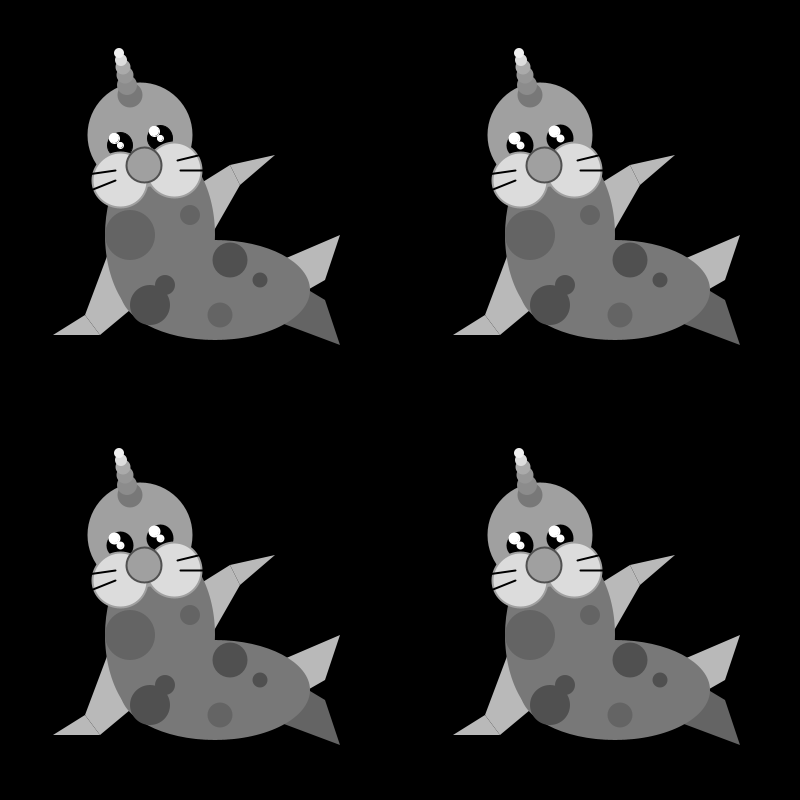
Frame 1 (no input)
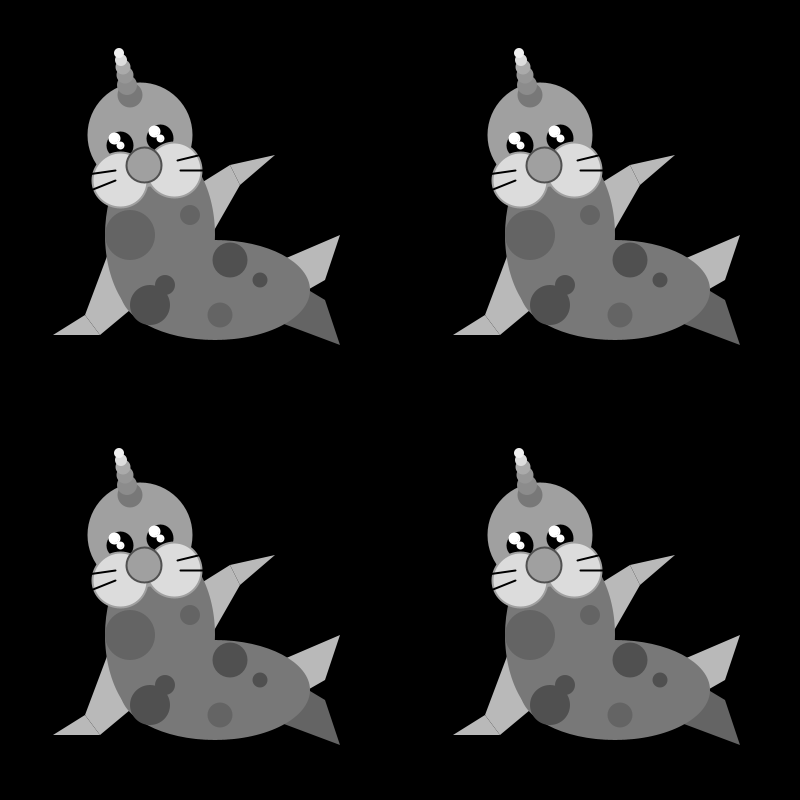
Frame 60 (the mouse pressed at the canvas centre just before this capture)
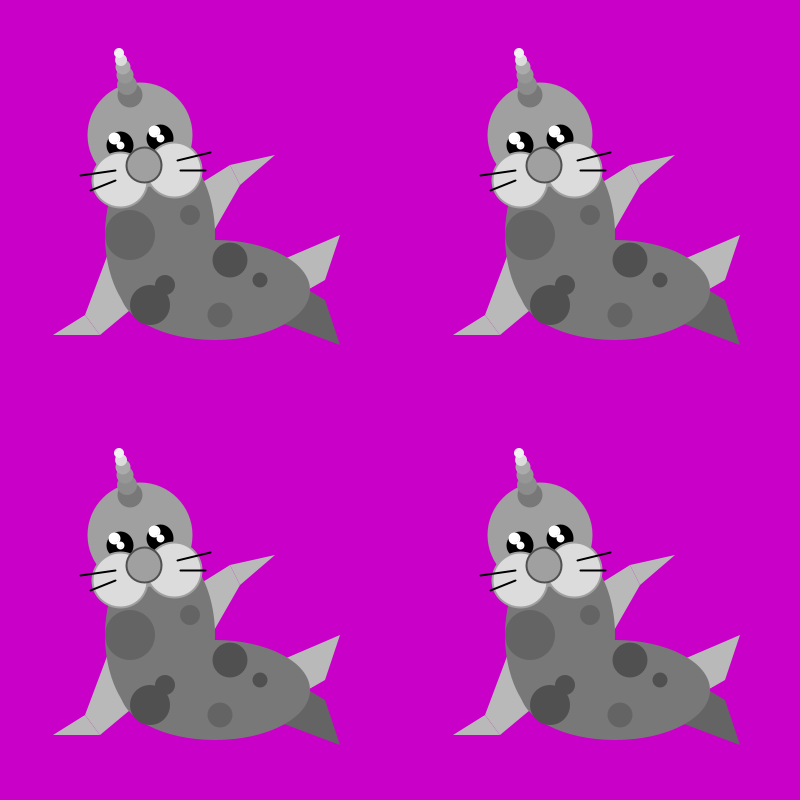
Frame 120 (the mouse held since frame 60 and released just before this capture)

The Processing sketch that drew these frames (run headless with seeded random() and noise(); from frame 60 on, the mouse is pressed at the canvas centre):

// Processing sketch: processing_88124
// ── processing_88124.pde

// Archer the Seal
// ITGM 315 Fundamentals of Programming for Artists
// Tian Chen
// Assignement 2 Part 3
// Part 2:  The creature is redrawn in 4 quadrants of the canvas.  Once the left mouse is pressed within the restricted quadrants,
// then the creature will follow the cursor around, but once the mouse is released, the creature
// will go back to the localx and localy of the quadrant.  Archer's horn will also change colors by left mouse press
// and the background will change colors according to the location of mouseX and mouseY.
// When the right mouse is clicked, Archer's spots will change to different colors.  When shift is pressed,
// Archer will blink. and when another key other than shift is pressed, Archer will open his eyes.

int localx = 400;
int localy = 435;

int jumpHeight=0;
int cageX;
int cageY;
Boolean jumpUp=true;


// New variables for colors on his body
color black = 0;
color white = 255;
color g1=80; color g2=100; color g3=120; color g4=160; 
color g5=185; color g6=120; color g7=140; color g8=150;
color g9=170; color g10=220; color g11=240;

// Variables for Archer's Spot colors
color s1=g1; color s2=g2;

// Variable for Archer's eyes that change color when shift is pressed
color eye1=black; color eye2=white;

// Variables for the Archer's Horn when mouse is not pressed
color h1=g6; color h2=g7; color h3=g8;
color h4=g9; color h5=g10; color h6=g11;

// Variables for Archer's Horn fill color when mouse is pressed
color r=color(255, 10, 0); color o=color(255, 140, 0); color y=color(255, 220, 0);
color g=color(100, 190, 0); color b=color(0, 0, 170); color p=color(150, 0, 255);


void setup() {
  size(800,800);
  rectMode(CENTER);
  ellipseMode(CENTER);
}

// Archer is being called upon
void draw() {
  background(mouseX/2, 0, mouseY/2);
    for(cageX=0; cageX<width; cageX+=400){ 
      for(cageY=0; cageY<height; cageY+=400){
        noFill();
        noStroke();    
// Everytime the left mouse is pressed, the position of the creature will
// reposition itself onto the mouse cursor if it is in the range of the cage size per 4 boxes.
  if (mousePressed==true && mouseButton==LEFT && mouseX>=cageX && mouseX<=(cageX+400) && mouseY>=cageY && mouseY<=(cageY+400)){
//Rainbow colors
      h1 = r;
      h2 = o;
      h3 = y;
      h4 = g;
      h5 = b;
      h6 = p;
      noFill();
      rect(cageX, cageY, cageX+400, cageY+400);
      draw_creature(mouseX, mouseY+jumpHeight);
      if (cageX==0 && cageY==0){
        draw_creature(mouseX, mouseY+jumpHeight);
      }
      if (cageX==400 && cageY==400){
        draw_creature(mouseX, mouseY+jumpHeight);
      }
      if (cageX==400 && cageY==0){
        draw_creature(mouseX, mouseY+jumpHeight);
      }
      if (cageX==0 && cageY==400){
        draw_creature(mouseX, mouseY+jumpHeight);
      }
      // Jumping Boolean which states if the jump height is less than or equal to -50,
      // then Archer will move up 7 units.  If his jump height is greater than or equal to 50,
      // then he will move down 7 units.
      if (jumpHeight<=-50) { jumpUp=true; }
      if (jumpHeight>=50) { jumpUp=false; }
      if (jumpUp) {
        jumpHeight+=7;
      } else {
        jumpHeight-=7;
        h1=g6;
        h2=g7;
        h3=g8;
        h4=g9;
        h5=g10;
        h6=g11;
      }
    }
// there are 4 Archers being drawn.  Each archer is drawn according to their location from cageX and cageY.
// When Right mouse button is pressed, the spots on his body will change colors randomly.
else if (mousePressed==true && mouseButton==RIGHT && mouseX>=cageX && mouseX<=(cageX+400) && mouseY>=cageY && mouseY<=(cageY+400)){
    noFill();
    noStroke();
    rect(cageX, cageY, cageX+400, cageY+400);
    if (cageX==0 && cageY==0){
      s1=color (random(190), 0, random(190));
      s2=color (random(255), 0, random(255));
      draw_creature (cageX+180, cageY+290);
    }
    if (cageX==400 && cageY==400){
      s1=color (random(255), random(255), random(255));
      s2=color (random(255), random(255), random(255));
      draw_creature (cageX+180, cageY+290);
    }    
    if (cageX==400 && cageY==0){
      s1=color (random(255), 0, random(255));
      s2=color (random(255), 0, random(255));
      draw_creature (cageX+180, cageY+290);
    }    
     if (cageX==0 && cageY==400){
      s1=color (0, random(255), random(255));
      s2=color (0, random(255), random(255));
      draw_creature (cageX+180, cageY+290);
    } 
  } else {
    rect(cageX, cageY, cageX+400, cageY+400);
    if (cageX==0 && cageY==0){
      s1=g1;
      s2=g2;
      draw_creature (cageX+180, cageY+290);
    }
    if (cageX==400 && cageY==400){
      s1=g1;
      s2=g2;
      draw_creature (cageX+180, cageY+290);
    }    
    if (cageX==400 && cageY==0){
      s1=g1;
      s2=g2;
      draw_creature (cageX+180, cageY+290);
    }    
    if (cageX==0 && cageY==400){
      s1=g1;
      s2=g2;
      draw_creature (cageX+180, cageY+290);
   }
 }


// When shift is pressed, Archer will blink and if shift is held down, then a copy of one of one
// of the Archers will follow the mouse.  Archer will also shut his eyes, and then when any other
// key is pressed, Archer will open his eyes.
   if (keyPressed){
     if(keyCode==SHIFT){
       if(cageX==0 && cageY==0){
         eye1=(180);
         eye2=(180);
         draw_creature(cageX+180, cageY+290);
       }
       if(cageX==400 && cageY==400){
         eye1=(180);
         eye2=(180);
         draw_creature(cageX+180, cageY+290);
       }
       if(cageX==400 && cageY==0){
         eye1=(180);
         eye2=(180);
         draw_creature(cageX+180, cageY+290);
       }
       if(cageX==0 && cageY==400){
         eye1=(180);
         eye2=(180);
         draw_creature(cageX+180, cageY+290);
       }
     } else {
         eye2=white;
         eye1=black;
     }
   }
  }
 }
}


void draw_creature (int localx, int localy){
  
  ellipseMode(CENTER);
  rectMode(CENTER);
   
// Main Body Components  
// Right Arm
  noStroke();
  fill(g5);
  quad(localx+10 ,localy-100, localx+20, localy-35, localx+60, localy-105, localx+50, localy-125);
  triangle(localx+50, localy-125, localx+60, localy-105, localx+95, localy-135);

// Left Arm
  noStroke();
  fill(g5);
  quad(localx-95, localy+25, localx-80, localy+45, localx-20, localy-5, localx-50, localy-95);
  triangle(localx-95, localy+25, localx-80, localy+45, localx-127, localy+45);

// Legs
  noStroke();
  fill(g5);
  quad(localx+90, localy-25, localx+110, localy+10, localx+145, localy-10, localx+160, localy-55); // Right Legs
  fill(g2);
  quad(localx+120, localy-5, localx+80, localy+25, localx+160, localy+55, localx+145, localy+10); // Leg Legs

// Body
  noStroke();
  fill(g3);
  ellipse(localx+35, localy, 190, 100); // Lower Body
  ellipse(localx-20, localy-55, 110, 180); // Upper Body

//Body Spots
  noStroke();
  fill(s2);
  ellipse(localx-50, localy-55, 50, 50);
  fill(s2);
  ellipse(localx+10, localy-75, 20, 20);
  fill(s1);
  ellipse(localx-30, localy+15, 40, 40);
  fill(s1);
  ellipse(localx-15, localy-5, 20, 20);
  fill(s1);
  ellipse(localx+50, localy-30, 35, 35);
  ellipse(localx+80, localy-10, 15, 15);
  fill(s2);
  ellipse(localx+40, localy+25, 25, 25);

// Head
  noStroke();
  fill(g4);
  ellipse(localx-40, localy-155, 105, 105);

// Eyes
  stroke(eye1); 
  fill(eye1);
  ellipse(localx-60, localy-145, 25, 25); //Left Eye
  ellipse(localx-20, localy-152, 25, 25); //Right Eye

// Eye highlights
  stroke(eye2);
  fill(eye2);
  ellipse(localx-66, localy-152, 10, 10); //Left Large Reflection
  ellipse(localx-60, localy-145, 6, 6); //Left small Reflection
  ellipse(localx-26, localy-159, 10, 10); //Right Large Reflection
  ellipse(localx-20, localy-152, 6, 6); //Right small Reflection

// Cheeks
  stroke(g4);
  strokeWeight(2);
  fill(g10);
  ellipse(localx-60, localy-110, 55, 55);
  ellipse(localx-6, localy-120, 55, 55);

// Nose
  stroke(g1);
  strokeWeight(2);
  fill(g4);
  ellipse(localx-36, localy-125, 35, 35);

// Horn
  noStroke();
  fill(h1);
  ellipse(localx-50, localy-195, 25, 25); // Bottom part of horn
  fill(h2);
  ellipse(localx-53, localy-205, 20, 20);
  fill(h3);
  ellipse(localx-55, localy-215, 17, 17);
  fill(h4);
  ellipse(localx-57, localy-223, 15, 15);
  fill(h5);
  ellipse(localx-59, localy-230, 12, 12);
  fill(h6);
  ellipse(localx-61, localy-237, 10, 10); // Tip of horn

// Whiskers
  stroke(black);
  fill(black);
  line(localx-65, localy-120, localx-100, localy-115);
  line(localx-65, localy-110, localx-90, localy-100);
  line(localx-3, localy-130, localx+30, localy-138);
  line(localx, localy-120, localx+25, localy-120);

}
